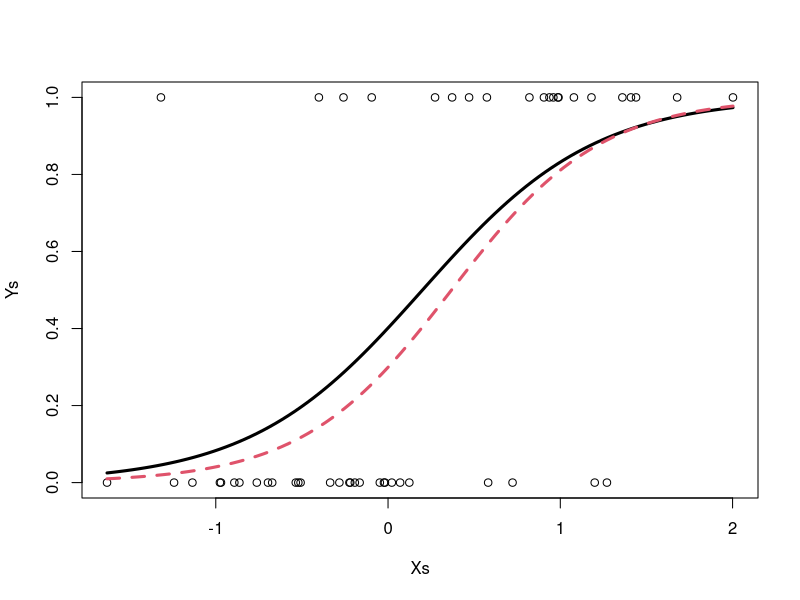

The R source for this figure:
g <- function(x) exp(x)/(1+exp(x))
g_inv <- function(y) log( - y/(y-1))
lf <- function(x, theta1, theta2){
  g(theta1 + theta2*x)
}
lf <- Vectorize(lf)
###########################################
###########################################

Nobs <- 50
Xs <- rnorm(n  = Nobs)

alpha <- -.4
beta <- 2

etas <- g(alpha + beta*Xs)
Ys <- rbinom(n = Nobs, size = 1, prob = etas)

plot(Ys~Xs)
curve(lf(x, theta1 = alpha, theta2 = beta),
      min(Xs), max(Xs), lwd = 3, add = TRUE)


Loss_a <- function(par){
  a <- par[1]
  b <- par[2]
  sum((Ys-g(a + b*Xs))^2)
}

Opt.minSq <- optim(par = c(0, 0), fn = Loss_a)

theta.hat <- Opt.minSq$par

curve(lf(x, theta1 = theta.hat[1], theta2 = theta.hat[2]),
      min(Xs), max(Xs), lwd = 3, col = 2, lty = 2, add = TRUE)
